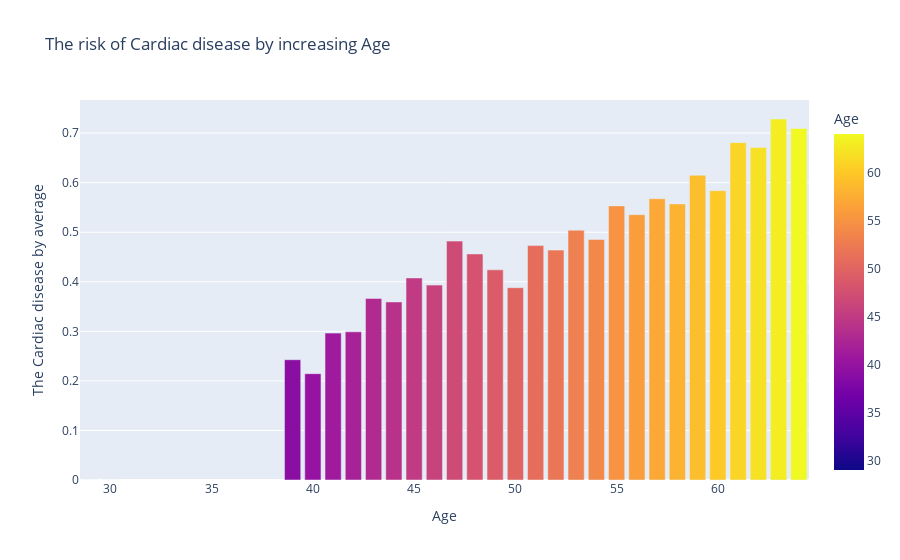

Notebook source saved alongside this figure:
### Code cell
age_cardio = pd.DataFrame({
    'The Cardiac disease by average' : heart.groupby('age')['cardio'].mean(numeric_only=True),
    'Age' : sorted(heart['age'].unique())
})
px.bar(age_cardio, 'Age', 'The Cardiac disease by average', color='Age',
       title='The risk of Cardiac disease by increasing Age')

### Figure 1 — Plotly figure (JSON) as saved in the notebook; plotly's stock layout.template omitted (floating-point values rounded to 4 significant figures)
{"data": [{"alignmentgroup": "True", "hovertemplate": "Age=%{marker.color}<br>The Cardiac disease by average=%{y}<extra></extra>", "legendgroup": "", "marker": {"color": [29, 30, 39, 40, 41, 42, 43, 44, 45, 46, 47, 48, 49, 50, 51, 52, 53, 54, 55, 56, 57, 58, 59, 60, 61, 62, 63, 64], "coloraxis": "coloraxis", "pattern": {"shape": ""}}, "name": "", "offsetgroup": "", "orientation": "v", "showlegend": false, "textposition": "auto", "x": [29, 30, 39, 40, 41, 42, 43, 44, 45, 46, 47, 48, 49, 50, 51, 52, 53, 54, 55, 56, 57, 58, 59, 60, 61, 62, 63, 64], "xaxis": "x", "y": [0, 0, 0.2427, 0.2145, 0.2964, 0.299, 0.3663, 0.3593, 0.4078, 0.3932, 0.482, 0.4561, 0.4241, 0.3881, 0.473, 0.4639, 0.5041, 0.4854, 0.5531, 0.5353, 0.5676, 0.5571, 0.6149, 0.5837, 0.6807, 0.6708, 0.7284, 0.7092], "yaxis": "y", "type": "bar"}], "layout": {"xaxis": {"anchor": "y", "domain": [0, 1], "title": {"text": "Age"}, "type": "linear", "range": [28.5, 64.5], "autorange": true}, "yaxis": {"anchor": "x", "domain": [0, 1], "title": {"text": "The Cardiac disease by average"}, "type": "linear", "range": [0, 0.7668], "autorange": true}, "coloraxis": {"colorbar": {"title": {"text": "Age"}}, "colorscale": [[0, "#0d0887"], [0.1111, "#46039f"], [0.2222, "#7201a8"], [0.3333, "#9c179e"], [0.4444, "#bd3786"], [0.5556, "#d8576b"], [0.6667, "#ed7953"], [0.7778, "#fb9f3a"], [0.8889, "#fdca26"], [1, "#f0f921"]]}, "legend": {"tracegroupgap": 0}, "title": {"text": "The risk of Cardiac disease by increasing Age"}, "barmode": "relative", "autosize": true}}
